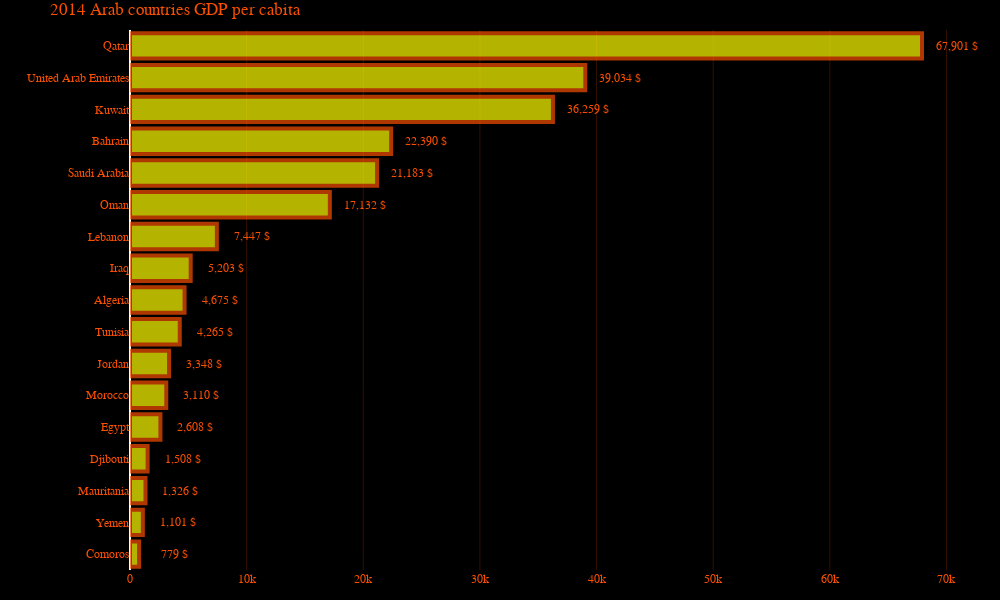

Notebook code cell kept with this figure:
### Code cell
GDP,available_countries, excluded_countries=extract_countries_feature_by_year(arab_df,arab_countries,'GDP',2014)
GDP_df = pd.DataFrame({'country':available_countries,'GDP':GDP}).sort_values(by='GDP',ascending=True)
trace0  = go.Bar(x= GDP_df["GDP"],
                 y= GDP_df["country"],
                 orientation ='h',
                 marker=dict(color='rgba(255, 255, 0, 1.0)',
                             line=dict(color='rgba(250, 80, 0, 1.0)',
                                       width=4)),
                 opacity=0.7,
                 name="GDP",
                hoverinfo="name+x + y")

annotations = []
y_nw = np.array(GDP_df["GDP"])
for ydn,  xd in zip(y_nw, GDP_df["country"]):
    # labeling the scatter savings
    annotations.append(dict(xref='x', yref='y',
                            y=xd, x=ydn+3000,
                            text='{:,} $'.format(np.int(ydn)),
                            font=dict(family='Arial', size=12,
                                      color='rgba(250, 80, 0, 1.0)'),
                            showarrow=False))
    
layout = go.Layout(
    title='2014 Arab countries GDP per cabita',
     margin=dict(
        l=130,
        r=20,
        t=30,
        b=30,
    ),
    annotations = annotations,
    xaxis=dict(showgrid=True,
               gridcolor="rgba(250, 80, 0, .2)",
               showticklabels=True,
               tickfont=dict(family='Arial', size=12,color='rgba(250, 80, 0, 1.0)')),
    yaxis=dict(showgrid=False,
               showline=False,
               linecolor='rgba(250, 80, 0, 1.0)',
               showticklabels=True,
               tickfont=dict(family='Arial', size=12,color='rgba(250, 80, 0, 1.0)')),
    font=dict(family='Arial', size=12,
             color='rgba(250, 80, 0, 1.0)'),
    width = 1000,
    height = 600,
    paper_bgcolor='rgba(0, 0, 0,1)',
    plot_bgcolor='rgba(0, 0, 0,0)',
             )
# Adding labels
# Creating two subplots


fig = go.Figure(data=[trace0], layout=layout)

py.iplot(fig)

### Figure 1 — Plotly figure (JSON) as saved in the notebook; plotly's stock layout.template omitted (floating-point values rounded to 4 significant figures)
{"data": [{"hoverinfo": "name+x+y", "marker": {"color": "rgba(255, 255, 0, 1.0)", "line": {"color": "rgba(250, 80, 0, 1.0)", "width": 4}}, "name": "GDP", "opacity": 0.7, "orientation": "h", "type": "bar", "x": [779.8, 1101.0, 1326.0, 1508.0, 2608.0, 3110.0, 3349.0, 4265.0, 4676.0, 5203.0, 7447.0, 17130.0, 21180.0, 22390.0, 36260.0, 39030.0, 67900.0], "y": ["Comoros", "Yemen", "Mauritania", "Djibouti", "Egypt", "Morocco", "Jordan", "Tunisia", "Algeria", "Iraq", "Lebanon", "Oman", "Saudi Arabia", "Bahrain", "Kuwait", "United Arab Emirates", "Qatar"]}], "layout": {"annotations": [{"font": {"color": "rgba(250, 80, 0, 1.0)", "family": "Arial", "size": 12}, "showarrow": false, "text": "779 $", "x": 3780.0, "xref": "x", "y": "Comoros", "yref": "y"}, {"font": {"color": "rgba(250, 80, 0, 1.0)", "family": "Arial", "size": 12}, "showarrow": false, "text": "1,101 $", "x": 4101.0, "xref": "x", "y": "Yemen", "yref": "y"}, {"font": {"color": "rgba(250, 80, 0, 1.0)", "family": "Arial", "size": 12}, "showarrow": false, "text": "1,326 $", "x": 4326.0, "xref": "x", "y": "Mauritania", "yref": "y"}, {"font": {"color": "rgba(250, 80, 0, 1.0)", "family": "Arial", "size": 12}, "showarrow": false, "text": "1,508 $", "x": 4508.0, "xref": "x", "y": "Djibouti", "yref": "y"}, {"font": {"color": "rgba(250, 80, 0, 1.0)", "family": "Arial", "size": 12}, "showarrow": false, "text": "2,608 $", "x": 5608.0, "xref": "x", "y": "Egypt", "yref": "y"}, {"font": {"color": "rgba(250, 80, 0, 1.0)", "family": "Arial", "size": 12}, "showarrow": false, "text": "3,110 $", "x": 6110.0, "xref": "x", "y": "Morocco", "yref": "y"}, {"font": {"color": "rgba(250, 80, 0, 1.0)", "family": "Arial", "size": 12}, "showarrow": false, "text": "3,348 $", "x": 6349.0, "xref": "x", "y": "Jordan", "yref": "y"}, {"font": {"color": "rgba(250, 80, 0, 1.0)", "family": "Arial", "size": 12}, "showarrow": false, "text": "4,265 $", "x": 7265.0, "xref": "x", "y": "Tunisia", "yref": "y"}, {"font": {"color": "rgba(250, 80, 0, 1.0)", "family": "Arial", "size": 12}, "showarrow": false, "text": "4,675 $", "x": 7676.0, "xref": "x", "y": "Algeria", "yref": "y"}, {"font": {"color": "rgba(250, 80, 0, 1.0)", "family": "Arial", "size": 12}, "showarrow": false, "text": "5,203 $", "x": 8203.0, "xref": "x", "y": "Iraq", "yref": "y"}, {"font": {"color": "rgba(250, 80, 0, 1.0)", "family": "Arial", "size": 12}, "showarrow": false, "text": "7,447 $", "x": 10450.0, "xref": "x", "y": "Lebanon", "yref": "y"}, {"font": {"color": "rgba(250, 80, 0, 1.0)", "family": "Arial", "size": 12}, "showarrow": false, "text": "17,132 $", "x": 20130.0, "xref": "x", "y": "Oman", "yref": "y"}, {"font": {"color": "rgba(250, 80, 0, 1.0)", "family": "Arial", "size": 12}, "showarrow": false, "text": "21,183 $", "x": 24180.0, "xref": "x", "y": "Saudi Arabia", "yref": "y"}, {"font": {"color": "rgba(250, 80, 0, 1.0)", "family": "Arial", "size": 12}, "showarrow": false, "text": "22,390 $", "x": 25390.0, "xref": "x", "y": "Bahrain", "yref": "y"}, {"font": {"color": "rgba(250, 80, 0, 1.0)", "family": "Arial", "size": 12}, "showarrow": false, "text": "36,259 $", "x": 39260.0, "xref": "x", "y": "Kuwait", "yref": "y"}, {"font": {"color": "rgba(250, 80, 0, 1.0)", "family": "Arial", "size": 12}, "showarrow": false, "text": "39,034 $", "x": 42030.0, "xref": "x", "y": "United Arab Emirates", "yref": "y"}, {"font": {"color": "rgba(250, 80, 0, 1.0)", "family": "Arial", "size": 12}, "showarrow": false, "text": "67,901 $", "x": 70900.0, "xref": "x", "y": "Qatar", "yref": "y"}], "font": {"color": "rgba(250, 80, 0, 1.0)", "family": "Arial", "size": 12}, "height": 600, "margin": {"b": 30, "l": 130, "r": 20, "t": 30}, "paper_bgcolor": "rgba(0, 0, 0,1)", "plot_bgcolor": "rgba(0, 0, 0,0)", "title": {"text": "2014 Arab countries GDP per cabita"}, "width": 1000, "xaxis": {"gridcolor": "rgba(250, 80, 0, .2)", "showgrid": true, "showticklabels": true, "tickfont": {"color": "rgba(250, 80, 0, 1.0)", "family": "Arial", "size": 12}}, "yaxis": {"linecolor": "rgba(250, 80, 0, 1.0)", "showgrid": false, "showline": false, "showticklabels": true, "tickfont": {"color": "rgba(250, 80, 0, 1.0)", "family": "Arial", "size": 12}}}}
